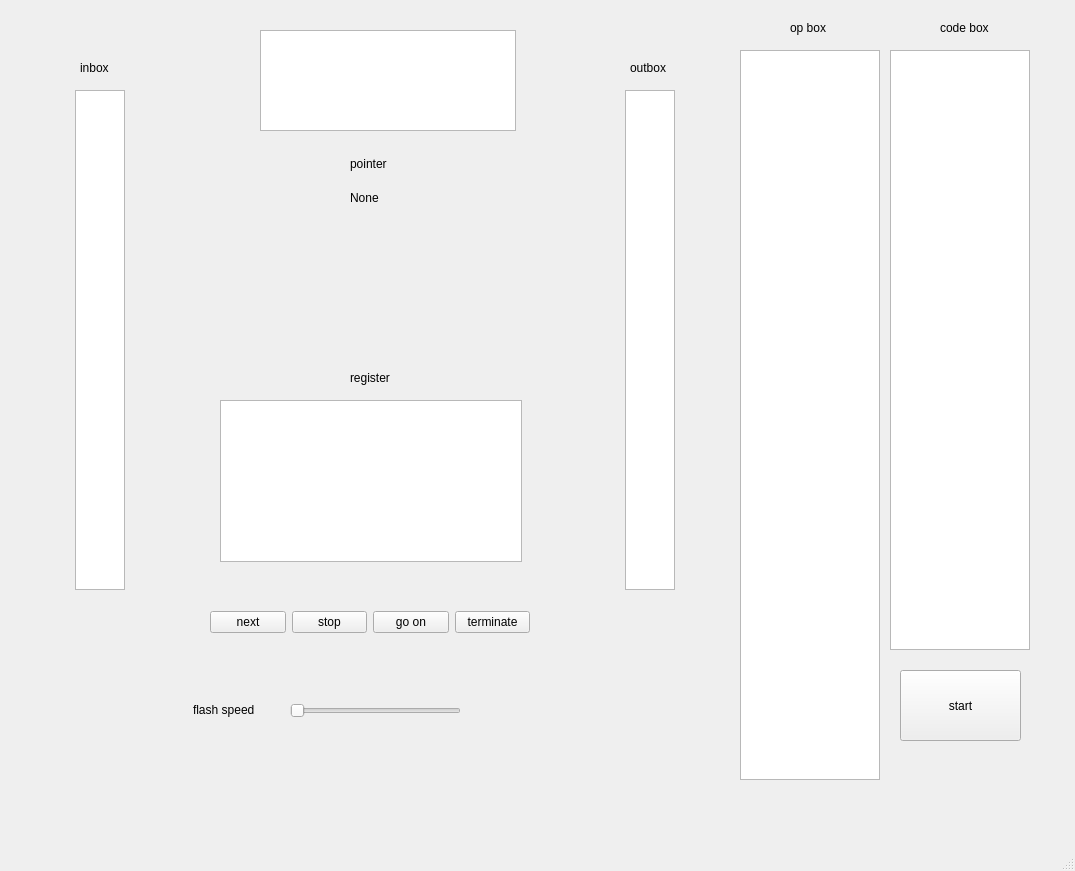
<?xml version="1.0" encoding="UTF-8"?>
<ui version="4.0">
 <class>MainWindow</class>
 <widget class="QMainWindow" name="MainWindow">
  <property name="geometry">
   <rect>
    <x>0</x>
    <y>0</y>
    <width>1075</width>
    <height>871</height>
   </rect>
  </property>
  <property name="windowTitle">
   <string>MainWindow</string>
  </property>
  <widget class="QWidget" name="centralwidget">
   <widget class="CodeDropList" name="u_code_droplist">
    <property name="geometry">
     <rect>
      <x>890</x>
      <y>50</y>
      <width>140</width>
      <height>600</height>
     </rect>
    </property>
   </widget>
   <widget class="OperationDropList" name="u_op_droplist">
    <property name="geometry">
     <rect>
      <x>740</x>
      <y>50</y>
      <width>140</width>
      <height>730</height>
     </rect>
    </property>
   </widget>
   <widget class="InputListWidget" name="u_input_list">
    <property name="geometry">
     <rect>
      <x>75</x>
      <y>90</y>
      <width>50</width>
      <height>500</height>
     </rect>
    </property>
   </widget>
   <widget class="OutputListWidget" name="u_output_list">
    <property name="geometry">
     <rect>
      <x>625</x>
      <y>90</y>
      <width>50</width>
      <height>500</height>
     </rect>
    </property>
   </widget>
   <widget class="RegisterTableWidget" name="u_register_group">
    <property name="geometry">
     <rect>
      <x>220</x>
      <y>400</y>
      <width>302</width>
      <height>162</height>
     </rect>
    </property>
   </widget>
   <widget class="QLabel" name="u_input_label">
    <property name="geometry">
     <rect>
      <x>80</x>
      <y>60</y>
      <width>41</width>
      <height>16</height>
     </rect>
    </property>
    <property name="text">
     <string>inbox</string>
    </property>
   </widget>
   <widget class="QLabel" name="u_output_label">
    <property name="geometry">
     <rect>
      <x>630</x>
      <y>60</y>
      <width>41</width>
      <height>16</height>
     </rect>
    </property>
    <property name="text">
     <string>outbox</string>
    </property>
   </widget>
   <widget class="QLabel" name="u_operation_label">
    <property name="geometry">
     <rect>
      <x>790</x>
      <y>20</y>
      <width>41</width>
      <height>16</height>
     </rect>
    </property>
    <property name="text">
     <string>op box</string>
    </property>
   </widget>
   <widget class="QLabel" name="u_code_label">
    <property name="geometry">
     <rect>
      <x>940</x>
      <y>20</y>
      <width>51</width>
      <height>16</height>
     </rect>
    </property>
    <property name="text">
     <string>code box</string>
    </property>
   </widget>
   <widget class="QLabel" name="u_register_group_label">
    <property name="geometry">
     <rect>
      <x>350</x>
      <y>370</y>
      <width>61</width>
      <height>16</height>
     </rect>
    </property>
    <property name="text">
     <string>register</string>
    </property>
   </widget>
   <widget class="QWidget" name="layoutWidget">
    <property name="geometry">
     <rect>
      <x>210</x>
      <y>610</y>
      <width>320</width>
      <height>25</height>
     </rect>
    </property>
    <layout class="QHBoxLayout" name="horizontalLayout">
     <item>
      <widget class="QPushButton" name="u_next_btn">
       <property name="text">
        <string>next</string>
       </property>
      </widget>
     </item>
     <item>
      <widget class="QPushButton" name="u_pause_btn">
       <property name="text">
        <string>stop</string>
       </property>
      </widget>
     </item>
     <item>
      <widget class="QPushButton" name="u_goon_btn">
       <property name="text">
        <string>go on</string>
       </property>
      </widget>
     </item>
     <item>
      <widget class="QPushButton" name="u_exit_btn">
       <property name="text">
        <string>terminate</string>
       </property>
      </widget>
     </item>
    </layout>
   </widget>
   <widget class="QWidget" name="layoutWidget">
    <property name="geometry">
     <rect>
      <x>350</x>
      <y>150</y>
      <width>44</width>
      <height>61</height>
     </rect>
    </property>
    <layout class="QVBoxLayout" name="verticalLayout">
     <item>
      <widget class="QLabel" name="u_pointer_label">
       <property name="text">
        <string>pointer</string>
       </property>
      </widget>
     </item>
     <item>
      <widget class="Pointer" name="u_pointer">
       <property name="text">
        <string>None</string>
       </property>
      </widget>
     </item>
    </layout>
   </widget>
   <widget class="QPushButton" name="u_start_btn">
    <property name="geometry">
     <rect>
      <x>900</x>
      <y>670</y>
      <width>121</width>
      <height>71</height>
     </rect>
    </property>
    <property name="text">
     <string>start</string>
    </property>
   </widget>
   <widget class="QSlider" name="u_speed_slider">
    <property name="geometry">
     <rect>
      <x>290</x>
      <y>700</y>
      <width>171</width>
      <height>21</height>
     </rect>
    </property>
    <property name="minimum">
     <number>10</number>
    </property>
    <property name="maximum">
     <number>50</number>
    </property>
    <property name="orientation">
     <enum>Qt::Horizontal</enum>
    </property>
   </widget>
   <widget class="QLabel" name="u_speed_label">
    <property name="geometry">
     <rect>
      <x>193</x>
      <y>700</y>
      <width>71</width>
      <height>20</height>
     </rect>
    </property>
    <property name="text">
     <string>flash speed</string>
    </property>
   </widget>
   <widget class="QTextBrowser" name="u_desc">
    <property name="geometry">
     <rect>
      <x>260</x>
      <y>30</y>
      <width>256</width>
      <height>101</height>
     </rect>
    </property>
    <property name="html">
     <string>&lt;!DOCTYPE HTML PUBLIC &quot;-//W3C//DTD HTML 4.0//EN&quot; &quot;http://www.w3.org/TR/REC-html40/strict.dtd&quot;&gt;
&lt;html&gt;&lt;head&gt;&lt;meta name=&quot;qrichtext&quot; content=&quot;1&quot; /&gt;&lt;style type=&quot;text/css&quot;&gt;
p, li { white-space: pre-wrap; }
&lt;/style&gt;&lt;/head&gt;&lt;body style=&quot; font-family:'SimSun'; font-size:9pt; font-weight:400; font-style:normal;&quot;&gt;
&lt;p style=&quot;-qt-paragraph-type:empty; margin-top:0px; margin-bottom:0px; margin-left:0px; margin-right:0px; -qt-block-indent:0; text-indent:0px;&quot;&gt;&lt;br /&gt;&lt;/p&gt;&lt;/body&gt;&lt;/html&gt;</string>
    </property>
   </widget>
  </widget>
  <widget class="QMenuBar" name="menubar">
   <property name="geometry">
    <rect>
     <x>0</x>
     <y>0</y>
     <width>1075</width>
     <height>22</height>
    </rect>
   </property>
  </widget>
  <widget class="QStatusBar" name="statusbar"/>
 </widget>
 <customwidgets>
  <customwidget>
   <class>CodeDropList</class>
   <extends>QListWidget</extends>
   <header location="global">CodeOpListWidget</header>
  </customwidget>
  <customwidget>
   <class>OperationDropList</class>
   <extends>QListWidget</extends>
   <header location="global">CodeOpListWidget</header>
  </customwidget>
  <customwidget>
   <class>InputListWidget</class>
   <extends>QListWidget</extends>
   <header location="global">IOListWidget</header>
  </customwidget>
  <customwidget>
   <class>Pointer</class>
   <extends>QLabel</extends>
   <header location="global">Pointer</header>
  </customwidget>
  <customwidget>
   <class>OutputListWidget</class>
   <extends>QListWidget</extends>
   <header location="global">IOListWidget</header>
  </customwidget>
  <customwidget>
   <class>RegisterTableWidget</class>
   <extends>QTableWidget</extends>
   <header location="global">RegisterTableWidget</header>
  </customwidget>
 </customwidgets>
 <resources/>
 <connections/>
</ui>
